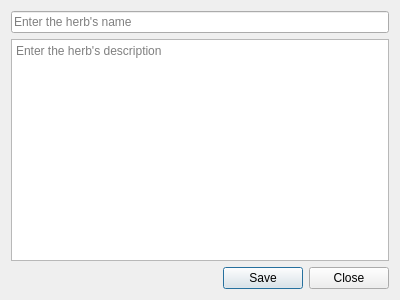
<?xml version="1.0" encoding="UTF-8"?>
<ui version="4.0">
 <class>HerbForm</class>
 <widget class="QDialog" name="HerbForm">
  <property name="geometry">
   <rect>
    <x>0</x>
    <y>0</y>
    <width>400</width>
    <height>300</height>
   </rect>
  </property>
  <property name="windowTitle">
   <string>Dialog</string>
  </property>
  <layout class="QVBoxLayout" name="verticalLayout">
   <item>
    <widget class="QLineEdit" name="nameLineEdit">
     <property name="placeholderText">
      <string>Enter the herb's name</string>
     </property>
    </widget>
   </item>
   <item>
    <widget class="QTextEdit" name="descriptionTextEdit">
     <property name="placeholderText">
      <string>Enter the herb's description</string>
     </property>
    </widget>
   </item>
   <item>
    <layout class="QHBoxLayout" name="horizontalLayout">
     <item>
      <spacer name="horizontalSpacer">
       <property name="orientation">
        <enum>Qt::Orientation::Horizontal</enum>
       </property>
       <property name="sizeHint" stdset="0">
        <size>
         <width>40</width>
         <height>20</height>
        </size>
       </property>
      </spacer>
     </item>
     <item>
      <widget class="QPushButton" name="saveButton">
       <property name="text">
        <string>Save</string>
       </property>
      </widget>
     </item>
     <item>
      <widget class="QPushButton" name="closeButton">
       <property name="text">
        <string>Close</string>
       </property>
      </widget>
     </item>
    </layout>
   </item>
  </layout>
 </widget>
 <resources/>
 <connections/>
</ui>
